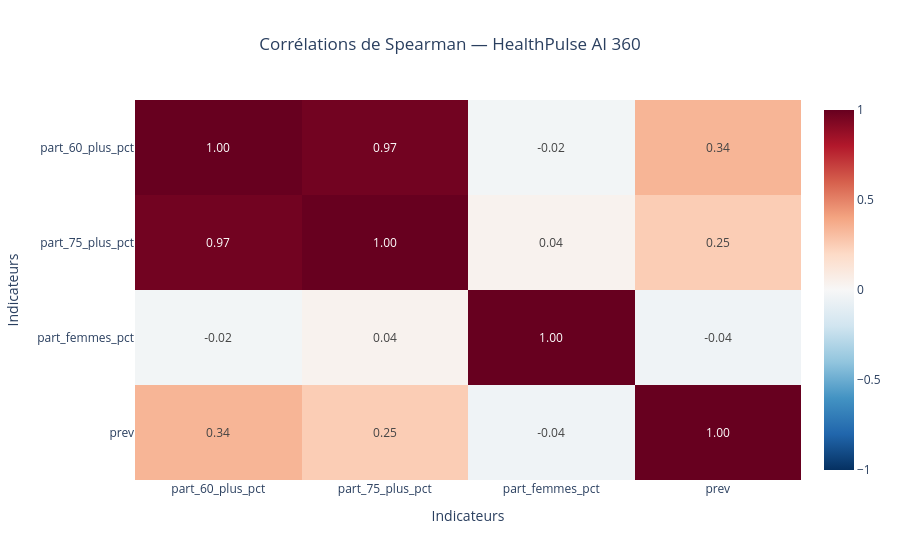

Notebook code for this chart:
### Code cell
#Construire la heatmap

fig_heatmap = px.imshow(
    matrice_corr,
    text_auto=".2f",
    color_continuous_scale="RdBu_r",
    zmin=-1,
    zmax=1,
    aspect="auto",
    title="Corrélations de Spearman — HealthPulse AI 360",
    template="plotly_white"
)

fig_heatmap.update_layout(
    height=650,
    title_x=0.5,
    xaxis_title="Indicateurs",
    yaxis_title="Indicateurs"
)

fig_heatmap.show()

### Figure 1 — Plotly figure (JSON) as saved in the notebook; plotly's stock layout.template omitted (floating-point values rounded to 4 significant figures)
{"data": [{"coloraxis": "coloraxis", "hovertemplate": "x: %{x}<br>y: %{y}<br>color: %{z}<extra></extra>", "name": "0", "texttemplate": "%{z:.2f}", "type": "heatmap", "x": ["part_60_plus_pct", "part_75_plus_pct", "part_femmes_pct", "prev"], "xaxis": "x", "y": ["part_60_plus_pct", "part_75_plus_pct", "part_femmes_pct", "prev"], "yaxis": "y", "z": [[1, 0.9714, -0.02419, 0.3409], [0.9714, 1, 0.03606, 0.2528], [-0.02419, 0.03606, 1, -0.04047], [0.3409, 0.2528, -0.04047, 1]]}], "layout": {"autosize": true, "coloraxis": {"cmax": 1, "cmin": -1, "colorscale": [[0, "rgb(5,48,97)"], [0.1, "rgb(33,102,172)"], [0.2, "rgb(67,147,195)"], [0.3, "rgb(146,197,222)"], [0.4, "rgb(209,229,240)"], [0.5, "rgb(247,247,247)"], [0.6, "rgb(253,219,199)"], [0.7, "rgb(244,165,130)"], [0.8, "rgb(214,96,77)"], [0.9, "rgb(178,24,43)"], [1, "rgb(103,0,31)"]]}, "title": {"text": "Corrélations de Spearman — HealthPulse AI 360", "x": 0.5}, "xaxis": {"anchor": "y", "autorange": false, "domain": [0, 1], "range": [-0.5, 3.5], "title": {"text": "Indicateurs"}, "type": "category"}, "yaxis": {"anchor": "x", "autorange": false, "domain": [0, 1], "range": [3.5, -0.5], "title": {"text": "Indicateurs"}, "type": "category"}}}
